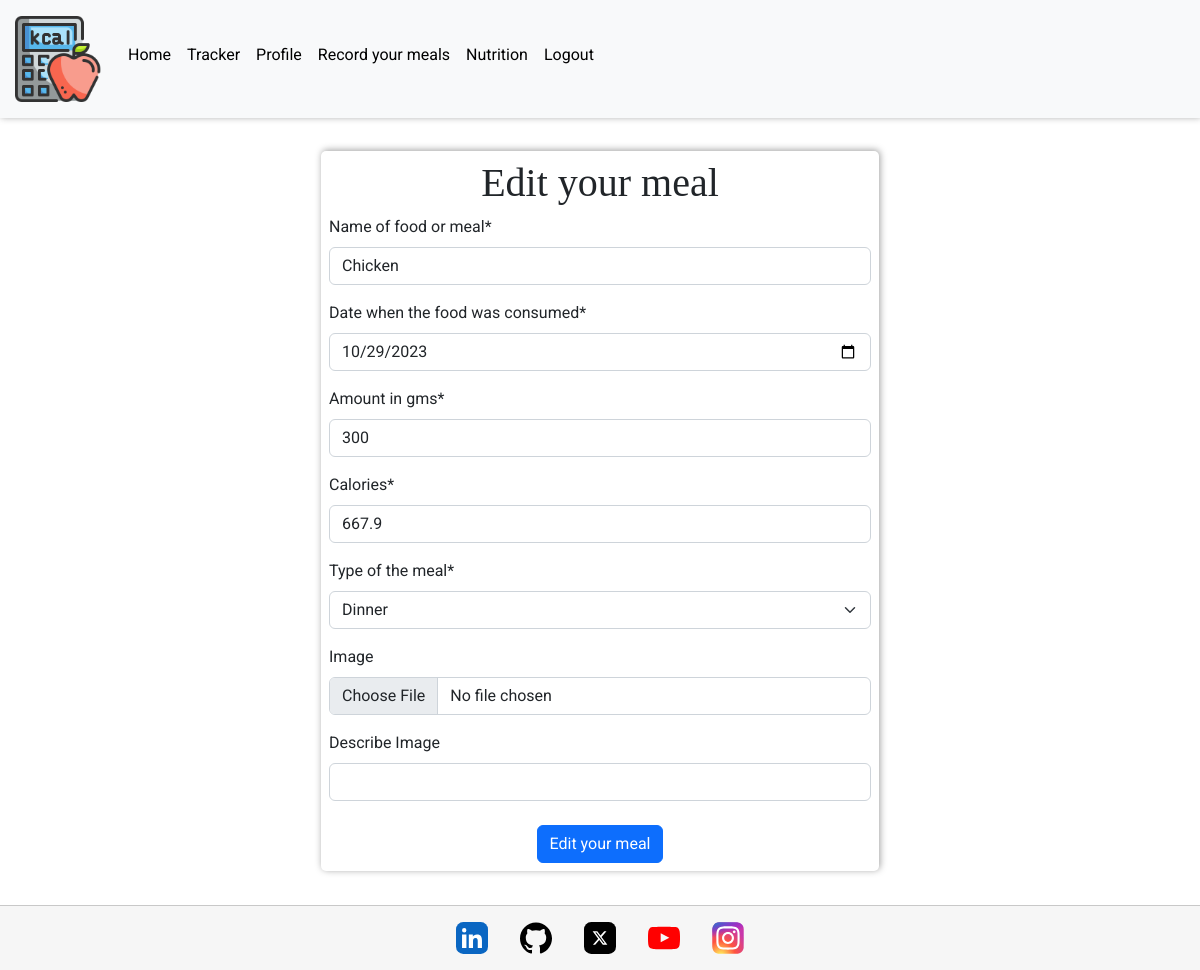
Screenshot of /tracker/edit/14/ (signed in) with the database file from the repository.
### tracker/models.py (models this page shows, shortened)
class Tracker(models.Model):
    MEAL_CHOICES = (
        ("Breakfast", "Breakfast"),
        ("Lunch", "Lunch"),
        ("Dinner", "Dinner"),
        ("Snack", "Snack"),
    )
    user = models.ForeignKey(Profile, on_delete=models.CASCADE, related_name="trackers")
    title = models.CharField(max_length=300, null=False, blank=False)
    date = models.DateField(null=False, blank=False)
    portion_size = models.CharField(max_length=200, blank=False, null=False)
    meal_type = models.CharField(choices=MEAL_CHOICES, max_length=10, default="Snack")
    calories = models.FloatField(null=False, default="0")
    image = ResizedImageField(
        size=(400, None),
        quality=75,
        upload_to="tracker/",
        force_format="WEBP",
        blank=True,
        null=False,
    )
    image_alt = models.CharField(max_length=100, null=True, blank=True)
    class Meta:
        ordering = ["-date"]

### tracker/views.py (the view, shortened to what this page needs)
# urls.py: path("edit/<slug:pk>/", EditTracker.as_view(), name="edit_tracker"),
class EditTracker(LoginRequiredMixin, UserPassesTestMixin, UpdateView):
    template_name = "tracker/edit_tracker.html"
    model = Tracker
    form_class = TrackerForm
    success_url = "/tracker/"
    def test_func(self):
        return self.request.user.profile == self.get_object().user

### tracker/forms.py (shortened to what this page needs)
class TrackerForm(forms.ModelForm):
    class Meta:
        model = Tracker
        fields = [
            "title",
            "date",
            "portion_size",
            "calories",
            "meal_type",
            "image",
            "image_alt",
        ]
        description = forms.CharField(widget=RichTextWidget())
        widgets = {
            "date": DateInput(
                attrs={"type": "date", "max": date.today().strftime("%Y-%m-%d")}
            ),
        }
        labels = {
            "title": "Name of food or meal",
            "date": "Date when the food was consumed",
            "portion_size": "Amount in gms",
            "calories": "Calories",
            "meal_type": "Type of the meal",
            "image": "Image",
            "image_alt": "Describe Image",
        }

### tracker/templates/tracker/edit_tracker.html (shortened to what this page needs)
{% extends "base.html" %}
{% block content %}
<div class="container">
    <form method="POST" enctype="multipart/form-data" class="p-2 form">
        <h1 class="text-center">Edit your meal</h1>
        {{ form|crispy }}
        <div class="text-center">
            <button type="submit" class="btn btn-primary mt-2">Edit your meal</button>
        </div>
    </form>
</div>
{% endblock %}

### static/css/base.css (style rules this page uses)
:root { --title: 'EB Garamond', serif; --main-font: 'Roboto', serif; --background: #3f006a0f; --blue: #0d6efd; --black: #000; --off-white: #f6f6f6; --white: #fff; --orange: #ffbf50; --smal-box-shadow: 1px -1px 7px 0 #00000061; --border: 1px solid #00000030; }
html, body { height: 100%; }
body { display: flex; flex-direction: column; font-family: var(--main-font); }
h1, h2, h3, h4, h5, h6 { font-family: var(--title); }
.form { width: 100%; margin: 3% auto; box-shadow: var(--smal-box-shadow); border-radius: 5px; }
@media screen and (min-width:40em) { .form { width: 50%; } }

### rows the page displays
Tracker: title "Chicken", date "10/29/2023", portion_size "300", calories "667.9", meal_type "Dinner"
